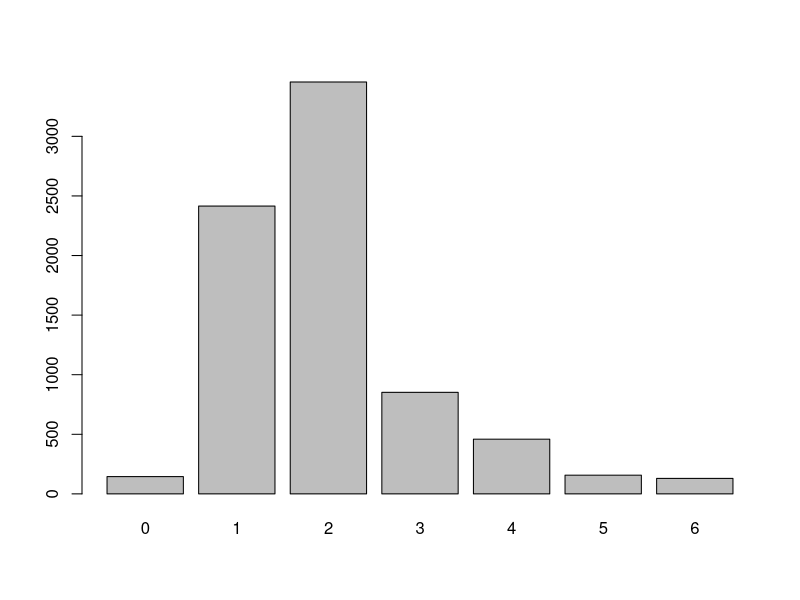
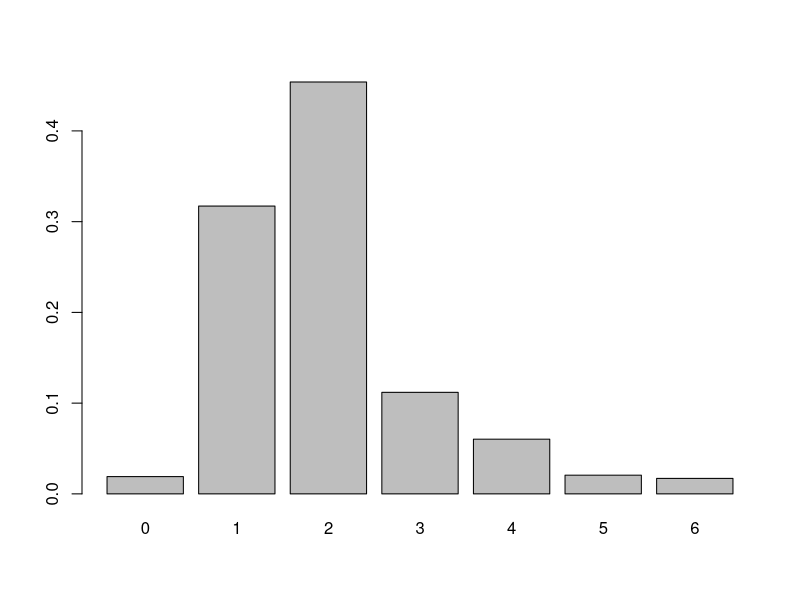

Source code (R) for these figures, in order:
# Guía del fichero: https://rpubs.com/probestaunal/tablas

######################
#  ANÁLISIS GRÁFICO  #
######################

# graficar las frecuencias relativas
nj <- c(145, 2415, 3456, 852, 459, 157, 130)
names(nj) <- 0:6
barplot(nj)

# graficar las frecuencias relativas
hj <- prop.table(nj)
barplot(hj)


##################################################################
#                   DISTRIBUCIÓN DE FRECUENCIAS                  #
##################################################################
# Considerar el siguiente conjunto de datos asociados con el     #
# nivel educativo de una muestra de empleados (Bachillerato (B), #
# Pregrado (P), Maestría (M), y Doctorado (D)). Elaborar la      #
# tabla de frecuencias correspondiente.                          #
#                                                                #
# B, D, M, B, B, P, B, M, B, B, B, P, B, M, B, B, M, B, M, B, B, #
# B, B, B, B, B, P, B, B, B, B, M, B, P, B, B, M, B, B, B, D, B, #
# M, B, P, B, B, B, P, P                                         #
##################################################################

# datos
edu <- c("B", "D", "M", "B", "B", "P", "B", "M", "B", "B", "B", "P", "B", "M", 
         "B", "B", "M", "B", "M", "B", "B", "B", "B", "B", "B", "B", "P", "B", 
         "B", "B", "B", "M", "B", "P", "B", "B", "M", "B", "B", "B", "D", "B", 
         "M", "B", "P", "B", "B", "B", "P", "P")
# tamaño de la muestra
n <- length(edu)
print(n)

# frecuencias absolutas
nj <- table(edu)
nj <- nj[c(1, 4, 3, 2)]
print(nj)

# frecuencias relativas
hj <- nj/n
print(hj)

# frecuencias absolutas acumuladas
Nj <- cumsum(nj)
print(Nj)

# frecuencias relativas acumuladas
Hj <- cumsum(hj)
print(Hj)

##################################################################################################
#                                    VARIABLES CUANTITATIVAS                                     #
##################################################################################################
# Considerar el siguiente conjunto de datos asociados con el peso (en kg) de una                 #
# muestra de materiales. Elaborar la distribución de frecuencias correspondiente.                #
#                                                                                                #
# 103.1, 82.1 , 106.2, 100.9, 91.8, 96.1 , 126.9, 119.8, 93.1 , 86.8, 75.2 , 93.0, 82.3 , 94.8,  #
# 64.2 , 105.3, 108.0, 86.3 , 81.8, 138.1, 92.5, 66.3 , 66.6 , 142.2, 96.5 , 74.8, 95.4 , 100.1, #
# 81.9 , 112.0, 116.8, 103.2, 66.1, 60.4 , 78.7                                                  #
##################################################################################################

# datos
peso<- c(103.1, 82.1, 106.2, 100.9, 91.8,  96.1,  126.9, 119.8, 93.1, 86.8, 75.2, 93.0, 
         82.3,  94.8, 64.2,  105.3, 108.0, 86.3,  81.8,  138.1, 92.5, 66.3, 66.6, 142.2,    
         96.5,  74.8, 95.4,  100.1, 81.9,  112.0, 116.8, 103.2, 66.1, 60.4, 78.7)
# tamaño de la muestra
n <- length(peso)
print(n)

# numero de intervalos
m <- round(1 + 3.3*log(n, base = 10), 2)
print(m)

# rango
R <- max(peso) - min(peso)
print(R)

# amplitud
a <- R/m
print(a)

# limites
lim <- min(peso) + (0:m)*a
print(lim)
# frecuencias absolutas
nj <- table(cut(x = peso, breaks = lim, include.lowest = T))
print(nj)

# frecuencias relativas
hj <- nj/n
print(hj)

# frecuencias absolutas acumuladas
Nj <- cumsum(nj)
print(Nj)

# frecuencias relativas acumuladas
Hj <- cumsum(hj)
print(Hj)
